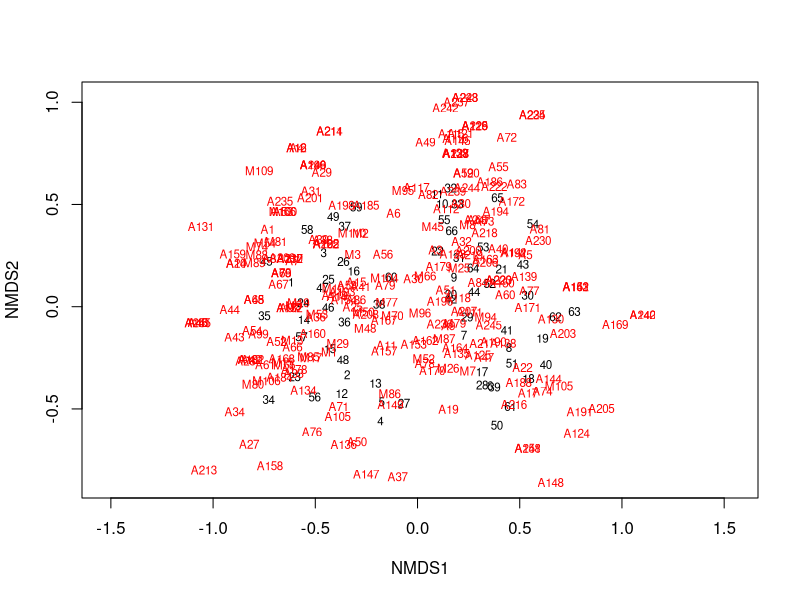
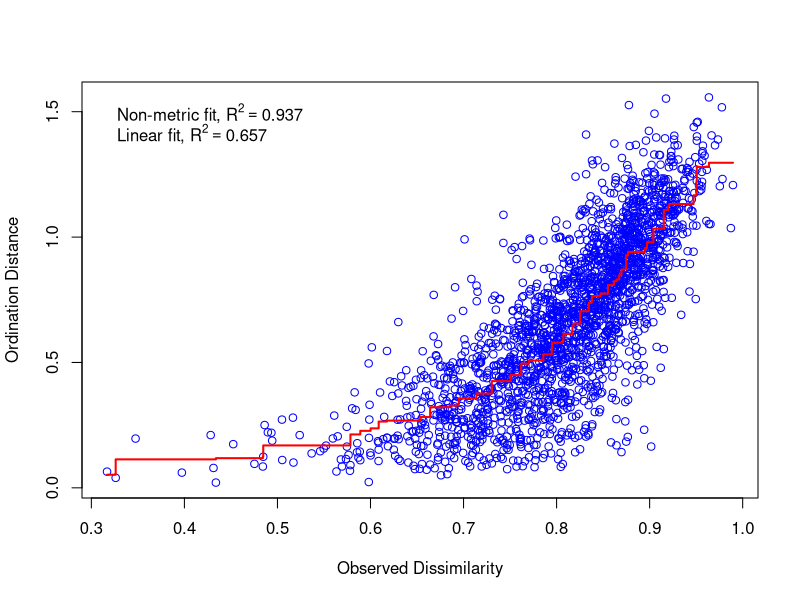
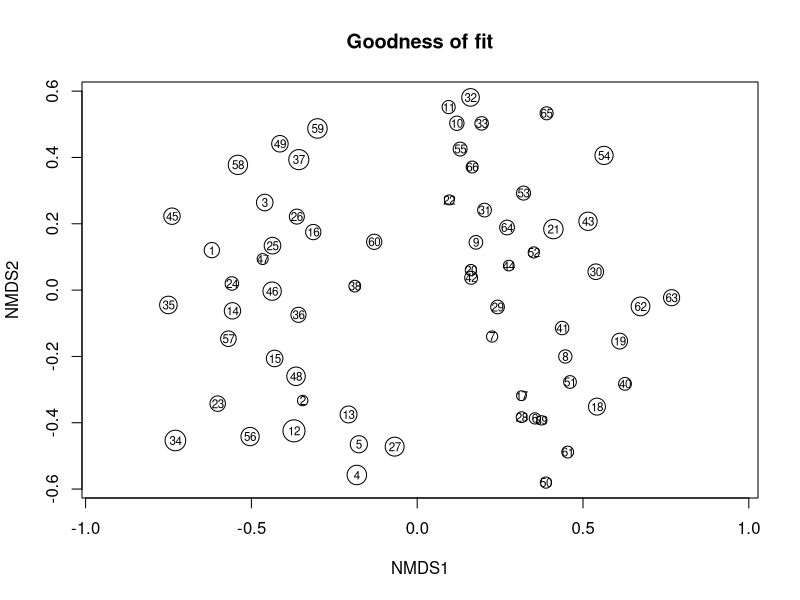
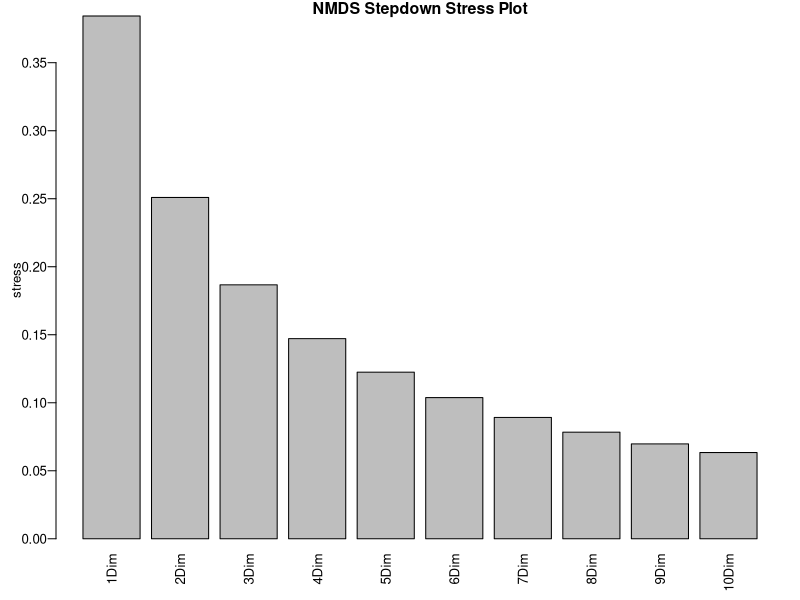

Source code (R) for these figures, in order: (Note: this script raises an error after producing the figures.)
## ---- chunk 1

libraries <- c("vegan", "ggplot2", "dplyr")
lapply(libraries, require, character.only = TRUE)

## ---- chunk 2
Moth_full  <- read.csv("data/fullmatrix.csv")
head(Moth_full)

## ---- chunk 3
moth_sp <- select(Moth_full, M1:A248)
str(moth_sp)
ncol(moth_sp)
nrow(moth_sp)

## ---- chunk 4
set.seed(1) # Con este comando, siempre comenzara del mismo lugar.

moth.mds <- metaMDS(moth_sp, distance = "bray", k = 2, trymax=100)  #using all the defaults
moth.mds

## ---- chunk 5

plot(moth.mds, type="t")

## ---- chunk 6

stressplot(moth.mds)

## ---- chunk 7
gof <- goodness(moth.mds)
gof

{plot (moth.mds, display = 'sites', type = 't', main = 'Goodness of fit') # this function draws NMDS ordination diagram with sites
points (moth.mds, display = 'sites', cex = 2*gof/mean(gof))} # and this adds the points with size reflecting goodness of fit (bigger = worse fit)

## ---- chunk 8
MDS <- cmdscale(vegdist(moth_sp, method = "bray"), k = 2, eig = T, add = T )
round(MDS$eig*100/sum(MDS$eig),1)
      
## ---- chunk 9
n = 10
stress <- vector(length = n)
for (i in 1:n) {
    stress[i] <- metaMDS(moth_sp, distance = "bray", k = i)$stress
}
names(stress) <- paste0(1:n, "Dim")
# x11(width = 10/2.54, height = 7/2.54)
par(mar = c(3.5,3.5,1,1), mgp = c(2, 0.6, 0), cex = 0.8, las = 2)

barplot(stress, ylab = "stress", main="NMDS Stepdown Stress Plot")


## ---- chunk 10
Habitat <- select(Moth_full, Habitat)
Site <- select(Moth_full, Site)
Period <- select(Moth_full, Period)

## ---- chunk 11

data.scores <- as.data.frame(scores(moth.mds))  #Using the scores function from vegan to extract the site scores and convert to a data.frame
data.scores

## ---- chunk 12

data.scores$Site <- unlist(Site)  #   create a column of site names
data.scores$Period <- unlist(Period)  
data.scores$Habitat <- unlist(Habitat)
head(data.scores) #look at the data
## ---- chunk 13
species.scores <- as.data.frame(scores(moth.mds, "species"))
species.scores$species <- rownames(species.scores)  # create a column of species, from the rownames of species.scores

## ---- chunk 14

p <- ggplot() + 
  geom_text(data=species.scores, aes(x=NMDS1,y=NMDS2, label = "*"),size=7, alpha=0.5) # add the species labels

p

## ---- chunk 15
p1 <- p + geom_point(data=data.scores,aes(x=NMDS1,y=NMDS2,
                                          shape=Period,colour=Habitat),size=5) + # add the point markers
        scale_color_manual(values=c("#00AFBB", "#FC4E07")) + 
        scale_shape_manual(values=c(15, 17))
p1 

## ---- chunk 16
p2 <- p1 + geom_text(data=data.scores,aes(x=NMDS1,y=NMDS2,label=""),size=6,vjust=0)  # add the site labels
p2 

## ---- chunk 17
p3 <- p1 + coord_equal() +
  theme_bw() + 
  theme(legend.title = element_text(size=12),
        axis.text.x = element_blank(),  # remove x-axis text
        axis.text.y = element_blank(), # remove y-axis text
        axis.ticks = element_blank(),  # remove axis ticks
        axis.title.x = element_text(size=16), # remove x-axis labels
        axis.title.y = element_text(size=16), # remove y-axis labels
        panel.background = element_blank(), 
        panel.grid.major = element_blank(),  #remove major-grid labels
        panel.grid.minor = element_blank(),  #remove minor-grid labels
        plot.background = element_blank()) + 
  guides(color = guide_legend(override.aes = list(shape = 16, size = 4)))
p3
